Frame 1 (no input): blank canvas, image omitted
Frame 60 (the mouse pressed at the canvas centre just before this capture): blank canvas, image omitted
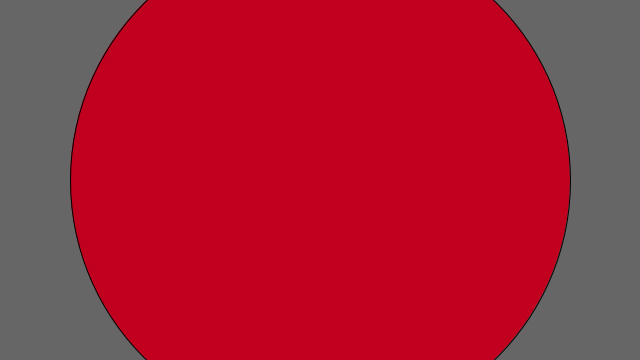
Frame 120 (the mouse held since frame 60 and released just before this capture)

The Processing sketch whose frames 1 and 60 were blank and that drew this single picture after the mouse press (run headless with seeded random() and noise(); from frame 60 on, the mouse is pressed at the canvas centre):

// Processing sketch: processing_75775
// ── processing_75775.pde

/**
 * Patterns.
 * Playing with color, based on the Patterns program in the Topics/Drawing program 
 * 
 * Move the cursor over the image to draw with a software tool 
 * which responds to the speed of the mouse. 
 */
 
void setup() {
  size(640, 360);
  background(102);
  frameRate(30);
}

void draw() {
  // Call the variableEllipse() method and send it the
  // parameters for the current mouse position
  // and the previous mouse position
  variableEllipse(mouseX, mouseY, pmouseX, pmouseY);
}


// The simple method variableEllipse() was created specifically 
// for this program. It calculates the speed of the mouse
// and draws a small ellipse if the mouse is moving slowly
// and draws a large ellipse if the mouse is moving quickly 

void variableEllipse(int x, int y, int px, int py) {
  float speed = abs(x-px) + abs(y-py);
  var Red = (250/60)*second();
  var Blue = (250/60)*(second()/minute());
  var Green = (250/24)*(hour());
  stroke(Red-speed, Blue-speed, Green-speed );
  fill(Red,Blue,Green);
  ellipse(x, y, speed, speed);
}
